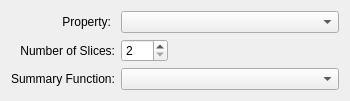
<?xml version="1.0" encoding="UTF-8"?>
<ui version="4.0">
 <class>HistogramDataWidgetForm</class>
 <widget class="QWidget" name="HistogramDataWidgetForm">
  <property name="geometry">
   <rect>
    <x>0</x>
    <y>0</y>
    <width>350</width>
    <height>92</height>
   </rect>
  </property>
  <property name="windowTitle">
   <string>Form</string>
  </property>
  <layout class="QGridLayout" name="gridLayout_3">
   <item row="0" column="0">
    <layout class="QGridLayout" name="gridLayout">
     <item row="0" column="0">
      <widget class="QLabel" name="propertyLabel">
       <property name="maximumSize">
        <size>
         <width>100</width>
         <height>16777215</height>
        </size>
       </property>
       <property name="text">
        <string>Property:</string>
       </property>
       <property name="alignment">
        <set>Qt::AlignRight|Qt::AlignTrailing|Qt::AlignVCenter</set>
       </property>
      </widget>
     </item>
     <item row="1" column="0">
      <widget class="QLabel" name="slicesLabel">
       <property name="maximumSize">
        <size>
         <width>16777215</width>
         <height>16777215</height>
        </size>
       </property>
       <property name="text">
        <string>Number of Slices:</string>
       </property>
       <property name="alignment">
        <set>Qt::AlignRight|Qt::AlignTrailing|Qt::AlignVCenter</set>
       </property>
      </widget>
     </item>
     <item row="2" column="0">
      <widget class="QLabel" name="m_summaryLabel">
       <property name="text">
        <string>Summary Function:</string>
       </property>
      </widget>
     </item>
    </layout>
   </item>
   <item row="0" column="1">
    <layout class="QGridLayout" name="gridLayout_2">
     <item row="0" column="0" colspan="2">
      <widget class="QComboBox" name="m_propertyComboBox">
       <property name="sizePolicy">
        <sizepolicy hsizetype="Expanding" vsizetype="Fixed">
         <horstretch>0</horstretch>
         <verstretch>0</verstretch>
        </sizepolicy>
       </property>
      </widget>
     </item>
     <item row="1" column="0">
      <widget class="QSpinBox" name="m_slicesSpinBox">
       <property name="minimum">
        <number>2</number>
       </property>
       <property name="maximum">
        <number>999</number>
       </property>
      </widget>
     </item>
     <item row="1" column="1">
      <spacer name="horizontalSpacer_2">
       <property name="orientation">
        <enum>Qt::Horizontal</enum>
       </property>
       <property name="sizeHint" stdset="0">
        <size>
         <width>181</width>
         <height>17</height>
        </size>
       </property>
      </spacer>
     </item>
     <item row="2" column="0" colspan="2">
      <widget class="QComboBox" name="m_summaryComboBox"/>
     </item>
    </layout>
   </item>
  </layout>
 </widget>
 <resources/>
 <connections/>
</ui>
